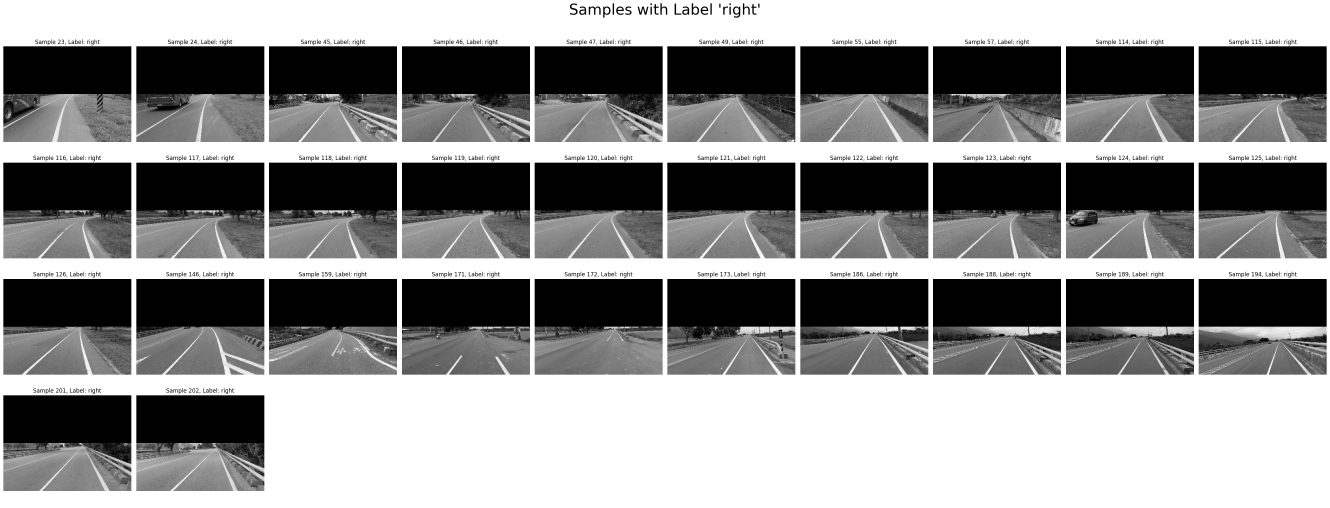
#> input picture LABS PAS/Pa2/RightTurns.png, 3990 x 1524 px, given in place of Video1.MOV, which was not available (shown at 1/3 size)
$ python COMP2211_PA2_Mini_AutoPilot.py
#> lines starting #> are read from the running program, lines starting #| are printed output that depends on the picture; after the words box and inside, x2 and y2 are one past the last pixel; in counts of white or black regions, pixels touching at a corner belong together; pictures that were not available may be replaced by others from this repository, and a replacement may not be noted
import numpy as np
import cv2 as cv
from keras import models
from keras import layers
from sklearn.model_selection import train_test_split
import os

# not used for any graded tasks.  Only for you to debug and visualize.
import matplotlib.pyplot as plt # plot images


def get_bright_pixels(img : np.ndarray) -> np.ndarray:
    """
    Finds the location of bright pixels in an image.
    Args:
        img: a NumPy array of shape (height, width, 3) storing an image
    Returns:
        A boolean NumPy array of shape (height, width) where True indicates the location of bright pixels.
    """
    pixel_mask = (img > 175)
    bright_pixels = np.all(pixel_mask , axis=2)

    return bright_pixels


def get_lane_beginnings(mask : np.ndarray) -> tuple[int , int]:
    """
    Estimates the x-coordinates of the lane beginnings.
    Args:
        mask: a boolean NumPy array of shape (height, width) where True indicates the location of bright pixels.
    Returns:
        A tuple of two integers, containing the estimated x-coordinate of the beginning of the left and right lane respectively.
    """
    bottom = mask[int(0.95 * mask.shape[0]): , :]
    bottom = bottom.sum(axis=0)
    threshold = bottom.max() / 3


    selected_X_cor = np.argwhere((bottom > threshold))
    spliiting_point = np.mean(selected_X_cor)
    # right is 1 , left is 0
    label = np.where(selected_X_cor < spliiting_point, 0, 1)
    left_median = int(np.median(selected_X_cor[label == 0]))
    right_median = int(np.median(selected_X_cor[label == 1]))

    return left_median , right_median

def get_whole_lanes(mask : np.ndarray, left_lane : int, right_lane : int) -> tuple[np.ndarray , np.ndarray]:
    """
    Uses the beginning of the lanes to refine the mask so that those unrelated bright pixels are filtered out.
    Args:
        mask: a NumPy array of shape (height, width) where True indicates the bright pixels
        left_lane: the x-coordinate of the beginning of the left lane
        right_lane: the x-coordinate of the beginning of the right lane
    Returns:
        A tuple of 2 boolean NumPy arrays, each array with shape (height, width), corresponding to the left lane and right lane.
    """
    depth = mask.shape[0]
    n_bounding_boxes = 9
    # TODO: left lane
    left_img = np.zeros_like(mask)
    y = depth
    x = left_lane
    for _ in range(n_bounding_boxes):
        row_slice = np.copy(mask[y - 72 : y])
        left_bound = max(0 , x - 110)
        right_bound = min(mask.shape[1] , x + 110)

        row_slice[: , : left_bound] = 0
        row_slice[: , right_bound :] = 0

        if not row_slice.any():
            break

        left_img[y - 72 : y, :] |= row_slice
        y -= 72
        x = int(np.mean(np.argwhere(row_slice) , axis=0)[1])

    # TODO: right lane
    right_img = np.zeros_like(mask)
    y = depth
    x = right_lane
    for _ in range(n_bounding_boxes):
        row_slice = np.copy(mask[y-72 : y])
        left_bound = max(0, x - 110)
        right_bound = min(mask.shape[1], x + 110)

        row_slice[:, : left_bound] = 0
        row_slice[:, right_bound :] = 0

        if not row_slice.any():
            break

        right_img[y - 72 : y , :] |= row_slice
        y -= 72
        x = int(np.mean(np.argwhere(row_slice), axis=0)[1])

    return left_img , right_img

def get_lane_edges(left_lane, right_lane):
    """
    Extracts lane edges.
    Args:
        left_lane: a boolean NumPy array of shape (height, width) where True indicates the pixels for the left lane
        right_lane: a boolean NumPy array of shape (height, width) where True indicates the pixels for the right lane
    Returns:
        A tuple of 2 boolean NumPy arrays each with shape (height, width), containing the edges of the left lane and the right lane respectively
    """
    # define the kernels
    edge_left_kernel = np.array([[-1, 0, 1], [-1, 0, 1], [-1, 0, 1]])      # use this for left edge detection
    edge_right_kernel = np.array([[1, 0, -1], [1, 0, -1], [1, 0, -1]])     # use this for right edge detection
    structuring_element = np.array([[0, 1, 0], [1, 1, 1], [0, 1, 0]], dtype=np.uint8) # use this for erosion and closing

    def process_lane(lane_mask: np.ndarray):
        lane = lane_mask.astype(np.uint8) * 255
        lane = cv.erode(lane , structuring_element , iterations=3)
        lane = cv.morphologyEx(lane , cv.MORPH_CLOSE , structuring_element , iterations=10)

        edge_l = cv.filter2D(lane , -1 , edge_left_kernel)
        edge_r = cv.filter2D(lane , -1 , edge_right_kernel)

        return (edge_l | edge_r).astype(bool)

    l_edge = process_lane(left_lane)
    r_edge = process_lane(right_lane)

    return l_edge , r_edge

def extract_lane_edges(img):
    """
    The main function of section 1.  Extracts the lane edges from an image.
    Args:
        img: a NumPy array of shape (height, width, 3) storing an image
    Returns:
        A tuple of 2 boolean NumPy arrays each with shape (height, width), containing the edges of the left lane and the right lane respectively
    """
    mask = get_bright_pixels(img)
    lm , rm = get_lane_beginnings(mask)
    left_lane , right_lane = get_whole_lanes(mask , lm , rm)
    left_edge , right_edge = get_lane_edges(left_lane , right_lane)

    return left_edge , right_edge

def get_quadratic_fit(left_lane_edge : np.ndarray, right_lane_edge : np.ndarray) -> np.polynomial.polynomial.Polynomial:
    """
    Fits a quadratic to the left lane and right lane using the edges of the lane markings.
    Args:
        left_lane-edge: a boolean NumPy array of shape (height, width) where True indicates the pixels for the left lane edges
        right_lane_edge: a boolean NumPy array of shape (height, width) where True indicates the pixels for the right lane edges
    Returns:
        a tuple containing two quadratics.
        return_val[0] is the fitted left quadratic, and return_val[2] is the fitted right quadratic
    """
    # TODO: Left lane
    cordL = np.argwhere(left_lane_edge)
    left_xcor = cordL[: , 0]
    left_ycor = cordL[: , 1]

    cordR = np.argwhere(right_lane_edge)
    right_xcor = cordR[: , 0]
    right_ycor = cordR[: , 1]

    # Hint: use NumPy slicing and indexing to pass the correct coordinates of edges to fit the polynomial
    left_poly = np.polynomial.polynomial.Polynomial.fit(x=left_xcor, y=left_ycor, deg=2)
    right_poly = np.polynomial.polynomial.Polynomial.fit(x=right_xcor, y=right_ycor, deg=2)

    return left_poly, right_poly

def get_middle_quadratic(left_poly, right_poly):
    """ Returns the average of the left and right polynomial """
    # average left and right quadratic, and handle NumPy domain issues
    middle_poly = (left_poly.convert(domain=[0, 1439]) + right_poly.convert(domain=[0, 1439])) / 2
    a, b, c, d = left_poly.domain[0], right_poly.domain[0], left_poly.domain[1], right_poly.domain[1]
    middle_poly = middle_poly.convert(domain=[min(a, b, c, d), max(a, b, c, d)])
    return middle_poly

def get_curvature_and_direction(poly):
    """
    Estimates the curvature and turn direction from the averaged (middle) polynomial
    Args:
        poly: the middle polynomial
    Returns:
        A tuple containing the curvature and the strings "left" or "right"
    """
    # evalute the curvature and turn direction at this point
    pt = poly.domain.mean()

    # k(poly)(x) computes the curvature of a polynomial 'poly' at the point 'x', using the formula curvature = |p''| / (1+(p')^2)^1.5
    k = lambda poly: lambda x: np.abs(poly.deriv(m=2)(x)) / ((1 + poly.deriv(m=1)(x) ** 2) ** 1.5)

    # positive second derivative => turn right, negative second derivative => turn left
    twice_deriv = poly.deriv(m=2)(pt)
    direction = "right" if twice_deriv > 0 else "left"

    return k(poly)(pt), direction

def get_direction_vector(curv, direction):
    """ Finds the direction vector to move in """
    r = 1 / curv # find radius of tangent circle
    s = 350 # move 350 pixels along the tangent circle
    if (direction == "left"):
        dx = - r + r * np.cos(s/r)
        dy = - r * np.sin(s/r)
    elif (direction == "right"):
        dx = + r - r * np.cos(s/r)
        dy = - r * np.sin(s/r)
    return dx, dy


def extract_direction_vector(img):
    """
    Finds how much to move in the x and y direction.
    Args:
        img: a NumPy array of shape (height, width, 3) storing an image
    Returns:
        a tuple containing 2 floating point numbers.  The first one is dx, the second one is dy.
    """
    ### TODO: Your code goes here! ###
    left_edge , right_edge = extract_lane_edges(img)
    left_poly , right_poly = get_quadratic_fit(left_edge , right_edge)
    middle_poly = get_middle_quadratic(left_poly , right_poly)
    curvy , direction = get_curvature_and_direction(middle_poly)
    dx , dy = get_direction_vector(curvy , direction)

    return dx , dy


# [32 lines left out: function show_polynomials_and_vector, not called in this run]


def video_to_np(filename):
    """
    Pass in the filename (a string), returns a tuple containing the frames and the dx values for those frames
    Usage example: x, y = video_to_np("drive/MyDrive/video1.MOV")
    """
    cap = cv.VideoCapture(filename)
    counter = 0
    x = [] # stores the frames
    y = [] # stores the dx's
    while (cap.isOpened()):
        ret, frame = cap.read() # 'ret' is a boolean, where True signifies the frame is read successfully. 'frame' is a NumPy array of the image.
        # break if reached end of video
        if (not ret):
            break
        # only consider every 30th frame
        if (counter % 30 == 0):
        # try to extract dx (it may not work if the video contains frames with unclear or non-existing road markings, don't worry about this)
            try:
                dx, _ = extract_direction_vector(cv.cvtColor(frame, cv.COLOR_BGR2RGB))
                y.append(dx)
            except Exception as e:
                print(f"Error in frame {counter}:", e)
                y.append(y[-1] if len(y) > 0 else 0)
            frame = cv.resize(frame, (320, 240)) # reduce resolution of image.  cv.resize uses (width, height)
            frame = np.expand_dims(cv.cvtColor(frame, cv.COLOR_RGB2GRAY), axis=2)  # change to grayscale and reshape to (height, width, 1)
            frame[:120] = 0 # change the upper half of the image to black
            x.append(frame)
            # increment frame number counter
        counter += 1

    return x, y

def format_dataset(filenames, video_to_np = video_to_np):
    """
    Packs every 5 seconds of footage together, and also the mapped dx value corresponding to the last frame.
    Args:
        filenames: a list of strings.  For example ["drive/MyDrive/video1.MOV", "drive/MyDrive/video2.MOV"]
        video_to_np: this parameter exists so that we can test your code without your mistakes carrying over
    Returns:
        A tuple containing 2 NumPy arrays, the first one storing the frames and the second one storing the mapped dx values
    """

    Xs = np.zeros(shape=(0 , 5 , 240 , 320 , 1))
    ys = np.zeros(shape=(0,))

    for filename in filenames:
        print(f"processing {filename}")

        x , dxs = video_to_np(filename)
#> in video_to_np, frame is the input picture: shape (1524, 3990, 3); min 0, max 255, mean 140.5
#> in get_bright_pixels, `pixel_mask = (img > 175)`:
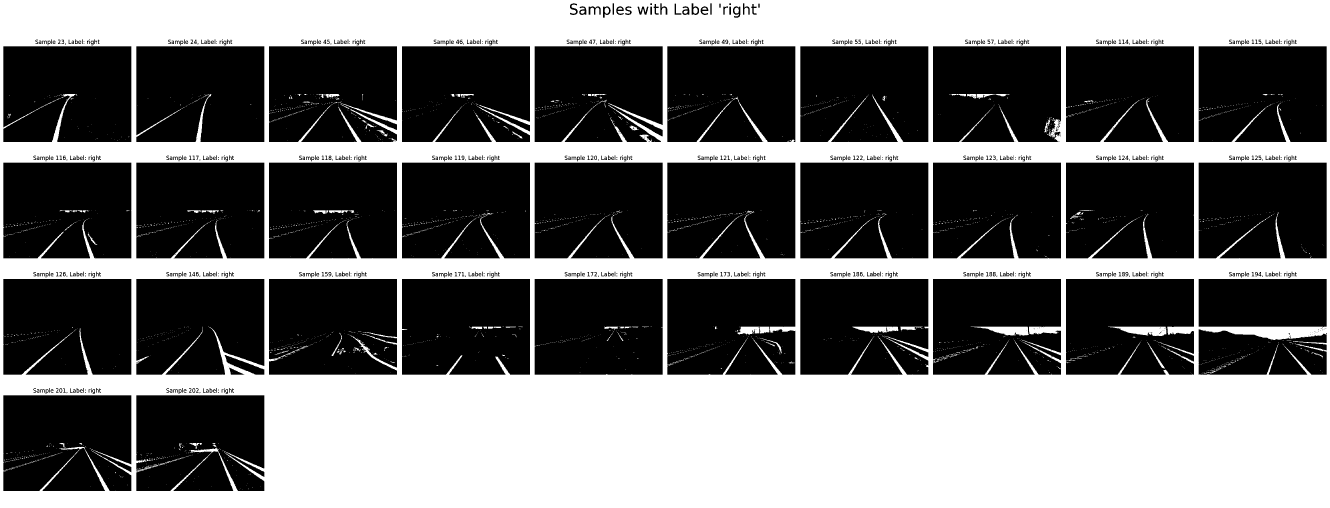
#> pixel_mask: shape (1524, 3990, 3) bool (shown at 1/3 size); 43.2% white; 3480 white regions (3249 under 20 px), largest, box (x1, y1, x2, y2) and area: (0, 0, 3990, 1524) 2595071, (3324, 980, 3499, 1008) 3128, (2912, 980, 3086, 1007) 2731
#> in get_lane_beginnings, `bottom = bottom.sum(axis=0)`: bottom = 3990 values, max 77 at index 0, min 51 at index 10, mean 72.27
#> in get_lane_beginnings, `threshold = bottom.max() / 3`: threshold = 25.67
#> in get_lane_beginnings, `selected_X_cor = np.argwhere((bottom > threshold))`: selected_X_cor = 3990 values from 0 to 3989
#> in get_lane_beginnings, `spliiting_point = np.mean(selected_X_cor)`: spliiting_point = 1994.5
#> in get_lane_beginnings, `label = np.where(selected_X_cor < spliiting_point, 0, 1)`: label = 3990 values from 0 to 1
#> in get_lane_beginnings, `left_median = int(np.median(selected_X_cor[label == 0]))`: left_median = 997
#> in get_lane_beginnings, `right_median = int(np.median(selected_X_cor[label == 1]))`: right_median = 2992
#> in extract_lane_edges, `lm , rm = get_lane_beginnings(mask)`: lm = 997; rm = 2992
#> in get_whole_lanes, `x = left_lane`: x = 997
#> the loop in get_whole_lanes, `for _ in range(n_bounding_boxes):` made 9 passes
#> (left_bound, right_bound, x) on passes 1 to 4: (887, 1107, 996), (886, 1106, 995), (885, 1105, 994), (884, 1104, 993)
#> after the loop in get_whole_lanes, `for _ in range(n_bounding_boxes):`:
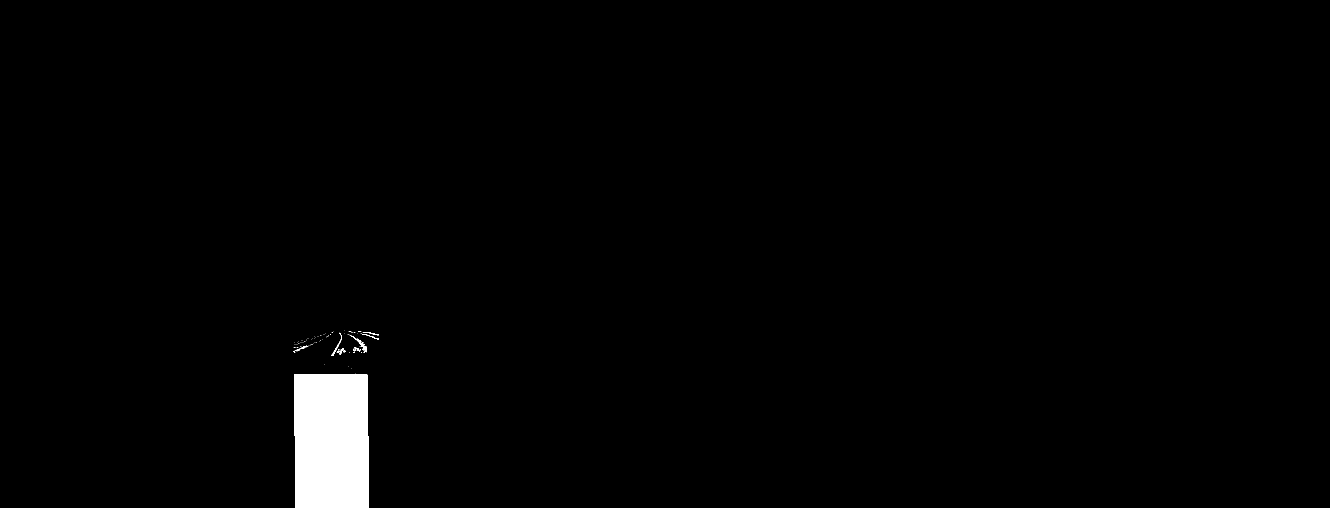
#> left_img: shape (1524, 3990) bool (shown at 1/3 size); 1.5% white; 96 white regions (85 under 20 px), largest, box (x1, y1, x2, y2) and area: (882, 1124, 1107, 1524) 88000, (1049, 1005, 1101, 1057) 387, (995, 998, 1026, 1068) 223
#> after the loop in get_whole_lanes, `for _ in range(n_bounding_boxes):`: y = 948
#> in get_whole_lanes, `x = right_lane`: x = 2992
#> the loop in get_whole_lanes, `for _ in range(n_bounding_boxes):` made 9 passes
#> (left_bound, right_bound, x) on passes 1 to 4: (2882, 3102, 2991), (2881, 3101, 2990), (2880, 3100, 2989), (2879, 3099, 2988)
#> after the loop in get_whole_lanes, `for _ in range(n_bounding_boxes):`:
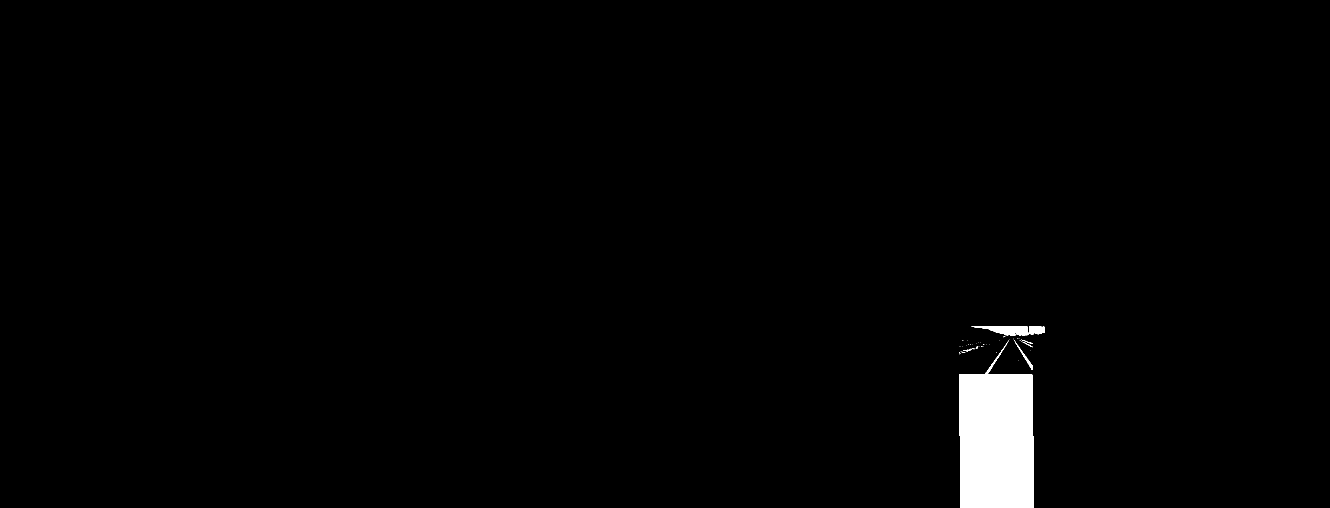
#> right_img: shape (1524, 3990) bool (shown at 1/3 size); 1.5% white; 54 white regions (47 under 20 px), largest, box (x1, y1, x2, y2) and area: (2877, 1021, 3102, 1524) 88466, (2914, 980, 3086, 1007) 2729, (3087, 980, 3134, 1003) 960
#> after the loop in get_whole_lanes, `for _ in range(n_bounding_boxes):`: y = 948
#> in process_lane (call 2), `return (edge_l | edge_r).astype(bool)`:
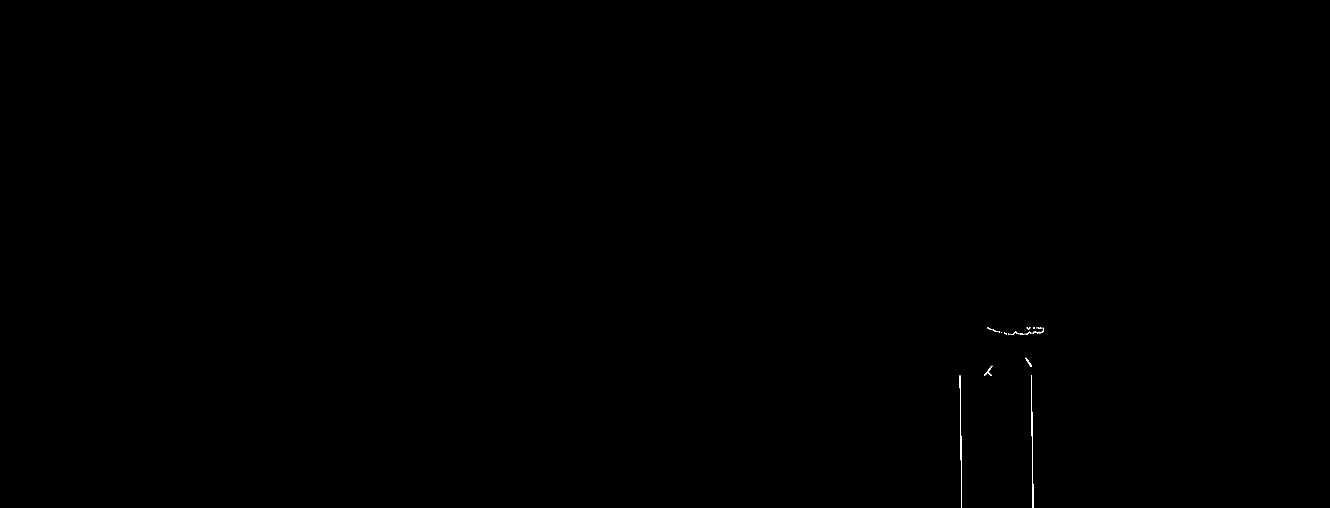
#> returned value: shape (1524, 3990) bool (shown at 1/3 size); 0.04% white in thin lines or dots, all inside (x1, y1, x2, y2) = (2879, 982, 3132, 1524)
#> in get_quadratic_fit, `cordL = np.argwhere(left_lane_edge)`: cordL = 1682 pairs, first value 1022 to 1523, second value 884 to 1104
#> in get_quadratic_fit, `left_xcor = cordL[: , 0]`: left_xcor = 1682 values from 1022 to 1523
#> in get_quadratic_fit, `left_ycor = cordL[: , 1]`: left_ycor = 1682 values, max 1104 at index 1391, min 884 at index 70, mean 998.2
#> in get_quadratic_fit, `cordR = np.argwhere(right_lane_edge)`: cordR = 2379 pairs, first value 982 to 1523, second value 2879 to 3131
#> in get_quadratic_fit, `right_xcor = cordR[: , 0]`: right_xcor = 2379 values from 982 to 1523
#> in get_quadratic_fit, `right_ycor = cordR[: , 1]`: right_ycor = 2379 values, max 3131 at index 38, min 2879 at index 757, mean 3008.3
#> in extract_direction_vector, `curvy , direction = get_curvature_and_direction(middle_poly)`: curvy = 0.00146; direction = 'right'
#> in get_direction_vector, `r = 1 / curv`: r = 682.9
#> in get_direction_vector, `dx = + r - r * np.cos(s/r)`: dx = 87.74
#> in get_direction_vector, `dy = - r * np.sin(s/r)`: dy = -334.9
#> in extract_direction_vector, `dx , dy = get_direction_vector(curvy , direction)`: dx = 87.74; dy = -334.9
#> in video_to_np, `dx, _ = extract_direction_vector(cv.cvtColor(frame, cv.COLOR_BGR2RGB))`: dx = 87.74
#> in video_to_np, `frame = cv.resize(frame, (320, 240))`:
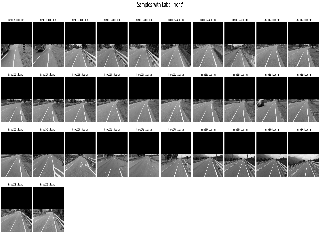
#> frame: shape (240, 320, 3); min 0, max 255, mean 141.9
#> in video_to_np, `frame[:120] = 0`:
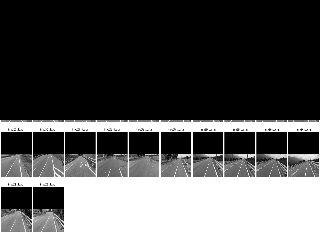
#> frame: shape (240, 320, 1); min 0, max 255, mean 84
        x = np.array(x)
        dxs = np.array(dxs)

        # pack to a group of 5
        X = np.zeros(shape=(x.shape[0] - 4 , 5 , 240 , 320 , 1))
        length = x.shape[0]
        for i in range(length):
            if (i + 5) > length:
                break
            part = x[i : i + 5]
            X[i] = part

        # directly concatenate to xs
        Xs = np.vstack((Xs , X))
        # find labels
        labels = dxs[4:]
        # append to ys
        ys = np.hstack((ys , labels))

    # change label into 0 , 1 ,2
    zeros_mask = (ys < -10)
    ones_mask = (ys >= -10) & (ys <= 10)
    twos_mask = (ys > 10)

    ys[zeros_mask] = 0
    ys[ones_mask] = 1
    ys[twos_mask] = 2

    return Xs , ys

import keras

# [55 lines left out: function get_model, not called in this run]

if __name__ == "__main__":
    filenames = [
                "./pa2_dataset/Video1.MOV",
                "./pa2_dataset/Video3.MOV",
                "./pa2_dataset/Video7.MOV",
                "./pa2_dataset/Video2.MOV",
                "./pa2_dataset/Video4.MOV",
                "./pa2_dataset/Video8.mp4",
                "./pa2_dataset/Video9.mp4",
                ]
    x , y = format_dataset(filenames)

    np.save("x.npy", x)
    np.save("y.npy", y)
